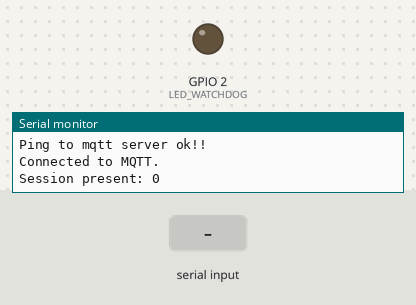
Recording of a program running on a simulated ESP8266 (Wemos D1 mini). On the bench: output pins drawn as LEDs (lit = HIGH), the last lines printed to the serial monitor. Inputs (shaded band) come from the test bench. WiFi joins after 1.5 s; servers stay silent unless stated; no MQTT or app messages arrive unless stated.

Above: at 3.3 s.
3.4 s: "90,45\n" received over Serial
At 6.2 s:
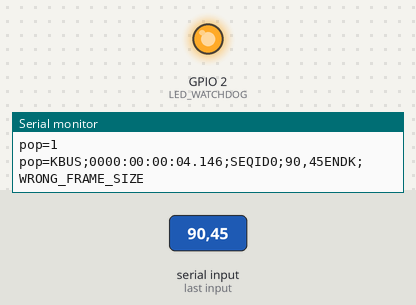
6.4 s: "1\n" received over Serial
8.9 s: "1,90,45\n" received over Serial
Timing chart, 0 to 17.4 s (numbered marks = the images above; inputs shaded):
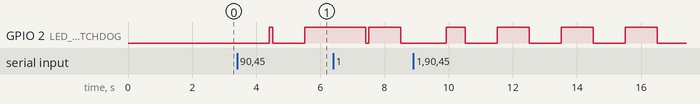

Measured:
- by itself, GPIO 2 (LED_WATCHDOG): repeats every 2.0 s: LOW 1.0 s, HIGH 1.0 s

The program:

main.cpp
```cpp
#include <Arduino.h>
#include <WiFiManager.h> // https://github.com/tzapu/WiFiManager
#include <TaskScheduler.h>
#include <ESP8266Ping.h>
#include <AsyncMqttClient.h>
#include "utils.h"

#define  LED_WATCHDOG 2

void saveParamCallback();

void serialThread();
void parseReceivedFrame();
void wifiConnect();
void connectToMqtt();
void toggleLed();

Task readSerialPort(40, TASK_FOREVER, &serialThread);
Task parseRxTask(40, TASK_FOREVER, &parseReceivedFrame);
Task wifiConnectTask(1000, TASK_ONCE, &wifiConnect);
Task mqttReconnectTask(2000, TASK_ONCE, &connectToMqtt);
Task heartbeatTask(1000, TASK_FOREVER, &toggleLed);

WiFiManager wm;
WiFiManagerParameter mqtt_port_param; // global param ( for non blocking w params )
WiFiManagerParameter mqtt_address_param; // global param ( for non blocking w params )
Scheduler runner;
std::vector<String> myQueue;

AsyncMqttClient mqttClient;
uint16 mqtt_port;

char msg[256];

void testPing(String host){

  if(Ping.ping(host.c_str())) {
    Serial.println("Ping to mqtt server ok!!");
  } else {
    Serial.println("Ping to mqtt server nok!!");
  }
}

/* MQTT Callbacks*/
void onMqttConnect(bool sessionPresent) {
  mqttReconnectTask.disable();
  runner.deleteTask(mqttReconnectTask);
  heartbeatTask.enable();
  digitalWrite(LED_WATCHDOG, !digitalRead(LED_WATCHDOG));
  Serial.println("Connected to MQTT.");
  Serial.print("Session present: ");
  Serial.println(sessionPresent);

  //runner.addTask(readSerialPort);
  //readSerialPort.enable();
  //readSerialPort.setIterations(TASK_FOREVER);
  //disable rx


}

void onMqttDisconnect(AsyncMqttClientDisconnectReason reason) {
  digitalWrite(LED_WATCHDOG, !digitalRead(LED_WATCHDOG));
  Serial.printf("Disconnected from MQTT. %d\n", (int)reason);
  heartbeatTask.disable();

  if (WiFi.isConnected()) {

    runner.addTask(mqttReconnectTask);
    mqttReconnectTask.setIterations(TASK_ONCE);
    mqttReconnectTask.enable();
    Serial.println("mqttReconnectTask Start");
  }

}

void onMqttSubscribe(uint16_t packetId, uint8_t qos) {
  Serial.println("Subscribe acknowledged.");
  Serial.print("  packetId: ");
  Serial.println(packetId);
  Serial.print("  qos: ");
  Serial.println(qos);
}

void onMqttUnsubscribe(uint16_t packetId) {
  Serial.println("Unsubscribe acknowledged.");
  Serial.print("  packetId: ");
  Serial.println(packetId);
}

void onMqttMessage(char* topic, char* payload, AsyncMqttClientMessageProperties properties, size_t len, size_t index, size_t total) {
  Serial.println("Publish received.");
  Serial.print("  topic: ");
  Serial.println(topic);
  Serial.print("  qos: ");
  Serial.println(properties.qos);
  Serial.print("  dup: ");
  Serial.println(properties.dup);
  Serial.print("  retain: ");
  Serial.println(properties.retain);
  Serial.print("  len: ");
  Serial.println(len);
  Serial.print("  index: ");
  Serial.println(index);
  Serial.print("  total: ");
  Serial.println(total);
}

void onMqttPublish(uint16_t packetId) {
  Serial.println("Publish acknowledged.");
  Serial.print("  packetId: ");
  Serial.println(packetId);
}

void mqttPublish(String payload) {

  if(!mqttClient.connected()){
    return;
  }

  mqttClient.publish("flysoft/telemetry/mavlink", 0, true, payload.c_str());

}


/*****************************************************************
*  Task callback definition
*/
void toggleLed(){
  digitalWrite(LED_WATCHDOG, !digitalRead(LED_WATCHDOG));
  String payload = "HB";
  mqttPublish(payload);
}

void connectToMqtt() {
  Serial.println("Connecting to MQTT...");
  digitalWrite(LED_WATCHDOG, !digitalRead(LED_WATCHDOG));
  testPing(mqtt_address_param.getValue());
  digitalWrite(LED_WATCHDOG, !digitalRead(LED_WATCHDOG));
  mqttClient.connect();
  digitalWrite(LED_WATCHDOG, !digitalRead(LED_WATCHDOG));
}

void serialThread() {

  while(Serial.available()>0){
    // FRAME = KBUS;<Time Stamp>;<Sequence ID>;<Function Enum>;<Number of Elements>;<Element>;ENDK;
    String s=Serial.readString();

    char str[18] = "";
    Serial.println("new frame on queue");
    String frame;
    frame.concat(FRAME_HEADER);
    frame.concat(";");
    Utils::timeToString(str, sizeof(str));
    frame.concat(str);
    frame.concat(";");
    frame.concat(FRAME_FUNCTION_SEND_SINGLE_POT_VALUE);
    s.trim();
    frame.concat(s);
    frame.concat(FRAME_END);

    myQueue.push_back(frame);
    sprintf(msg, "push:%s", frame.c_str());
    Serial.println(msg);
    parseRxTask.enableIfNot();

  }

}

void parseReceivedFrame(){
    Serial.println(">parseReceivedFrame");
    parseRxTask.disable();
    bool x = myQueue.size();
    sprintf(msg, "pop=%d", x);
    Serial.println(msg);
    while(!myQueue.empty() ){
      String frame = myQueue.back();
      myQueue.pop_back();
      sprintf(msg, "pop=%s", frame.c_str());
      Serial.println(msg);
      std::vector<String> myFunctionList = Utils::stringSplit(frame, ';');


      if (myFunctionList.size() < 7){
        Serial.println("WRONG_FRAME_SIZE");

        continue;
      }

      if (strcmp(myFunctionList[0].c_str(), FRAME_HEADER) != 0){
        sprintf(msg, "WRONG FRAME START expect=%s got=%s", FRAME_HEADER, myFunctionList[0].c_str());
        Serial.println(msg);

        continue;
      }

      if (strcmp(myFunctionList[6].c_str(), FRAME_END) != 0){
        sprintf(msg, "WRONG FRAME END expect=%s got=%s", FRAME_END, myFunctionList[6].c_str());
  	  Serial.println(msg);
        continue;
      }

  	//function
  	sprintf(msg, "FUNCTION %s", myFunctionList[3].c_str());
  	Serial.println(msg);
  	int function = atoi(myFunctionList[3].c_str());

  	switch(function){
  			case 1:

  			break;
  			case 2:

  			break;
  			case 3:

  			break;
        case 99:
          sprintf(msg, "FUNCTION Reset Wifi Settings called");
          Serial.println(msg);
          wm.resetSettings();
          wifiConnectTask.enable();

  			break;

  			default:
  				sprintf(msg, "FUNCTION %d unsuported", function);
  				Serial.println(msg);
  				continue;
  	}
  }
}

String getParam(String name){
   //read parameter from server, for customhmtl input
   String value;
   if(wm.server->hasArg(name)) {
     value = wm.server->arg(name);
   }
   return value;
}


void wifiConnect() {
    digitalWrite(LED_WATCHDOG, !digitalRead(LED_WATCHDOG));
    wifiConnectTask.disable();
    runner.deleteTask(wifiConnectTask);
    WiFi.mode(WIFI_STA); // explicitly set mode, esp defaults to STA+AP
    //reset settings - wipe credentials for testing
    //wm.resetSettings();
    // set dark theme
    wm.setClass("invert");
    // add a custom input field
    int customFieldLength = 40;
    new (&mqtt_address_param) WiFiManagerParameter("mqtt_address_id", "MQTT Address", "192.168.1.200", customFieldLength,"placeholder=\"MQTT address Placeholder\"");
    wm.addParameter(&mqtt_address_param);
    new (&mqtt_port_param) WiFiManagerParameter("mqtt_port_id", "MQTT Port", "1883", customFieldLength,"placeholder=\"MQTT port Placeholder\"");
    wm.addParameter(&mqtt_port_param);
    wm.setSaveParamsCallback(saveParamCallback);
    // auto generated AP name from chipid with password
    bool ret;

    ret = wm.autoConnect("password");
    if (ret){
      digitalWrite(LED_WATCHDOG, !digitalRead(LED_WATCHDOG));
      Serial.println("Connected");

      //start MQTT task
      String mqtt_address = String(mqtt_address_param.getValue());
      //Serial.println("connected1");
      IPAddress ip;
      ip.fromString(mqtt_address_param.getValue());
      Serial.println("connected2");
      //String mqtt_port_string = getParam("mqtt_port_id");
      mqtt_port = atoi(mqtt_port_param.getValue());
      Serial.println("connected3");
      sprintf(msg, "Server address %s:%d", mqtt_address.c_str(), mqtt_port);
      Serial.println(msg);
      mqttClient.setServer(ip, mqtt_port);
      mqttReconnectTask.enable();

    }

 }

void saveParamCallback(){
  Serial.println("[CALLBACK] saveParamCallback fired");
  Serial.println("PARAM mqtt_address_id = " + getParam("mqtt_address_id"));
  Serial.println("PARAM mqtt_port_id = " + getParam("mqtt_port_id"));
}

 void setup() {
       pinMode(LED_WATCHDOG, OUTPUT);
       digitalWrite(LED_WATCHDOG, !digitalRead(LED_WATCHDOG));
       Serial.begin(115200);
       mqttClient.onConnect(onMqttConnect);
       mqttClient.onDisconnect(onMqttDisconnect);
       mqttClient.onSubscribe(onMqttSubscribe);
       mqttClient.onUnsubscribe(onMqttUnsubscribe);
       mqttClient.onMessage(onMqttMessage);
       mqttClient.onPublish(onMqttPublish);
      Serial.println("Initialized mqtt");

       runner.init();
       Serial.println("Initialized scheduler");
       runner.addTask(wifiConnectTask);
       wifiConnectTask.enable();
       Serial.println("added and enable wifiConnectTask");
       runner.addTask(readSerialPort);
       readSerialPort.enable();
       runner.addTask(parseRxTask);
       runner.addTask(mqttReconnectTask);
       runner.addTask(heartbeatTask);

       Serial.println("FlySoft telemetry started");

  }

void loop() {
      runner.execute();

}
```

utils.cpp
```cpp
#include "utils.h"


Utils::Utils(){

}

void Utils::print_hex(unsigned char *buffer_in, int buffer_size, char * msg){

    for(int j = 0; j < buffer_size; j++)
        sprintf(&msg[5*j], "0x%02X,", buffer_in[j]);

}

void Utils::timeToString(char* string, size_t size) {
  unsigned long nowMillis = millis();
  unsigned long seconds = nowMillis / 1000;
  uint8_t mil = nowMillis % 1000;
  int days = seconds / 86400;
  seconds %= 86400;
  byte hours = seconds / 3600;
  seconds %= 3600;
  byte minutes = seconds / 60;
  seconds %= 60;
  snprintf(string, size, "%04d:%02d:%02d:%02d.%03d", days, hours, minutes, static_cast<uint8_t>(seconds), mil);
}

std::vector<String> Utils::stringSplit(String data, char separator){

    std::vector<String> myList;

    int strIndex[] = { 0, -1 };
    int maxIndex = data.length() - 1;

    for (int i = 0; i <= maxIndex; i++) {
        if (data.charAt(i) == separator) {

            strIndex[0] = strIndex[1] + 1;
            strIndex[1] = (i == maxIndex) ? i+1 : i;
            myList.push_back(data.substring(strIndex[0], strIndex[1]));
        }
    }
    return myList;
}
```

utils.h
```cpp
#ifndef UTILS_H
#define UTILS_H

#include <Arduino.h>
#include <stdio.h>
//#include <ArduinoSTL.h>

#define FRAME_HEADER "KBUS"
#define  FRAME_FUNCTION_SEND_SINGLE_POT_VALUE "SEQID0;"
#define FRAME_END "ENDK;"


class Utils{
public:
    Utils();
    static void print_hex(unsigned char * buffer_in, int buffer_size, char * buffer_out);
    static void timeToString(char* string, size_t size);
    static std::vector<String> stringSplit(String data, char separator);

};

#endif // UTILS_H
```
